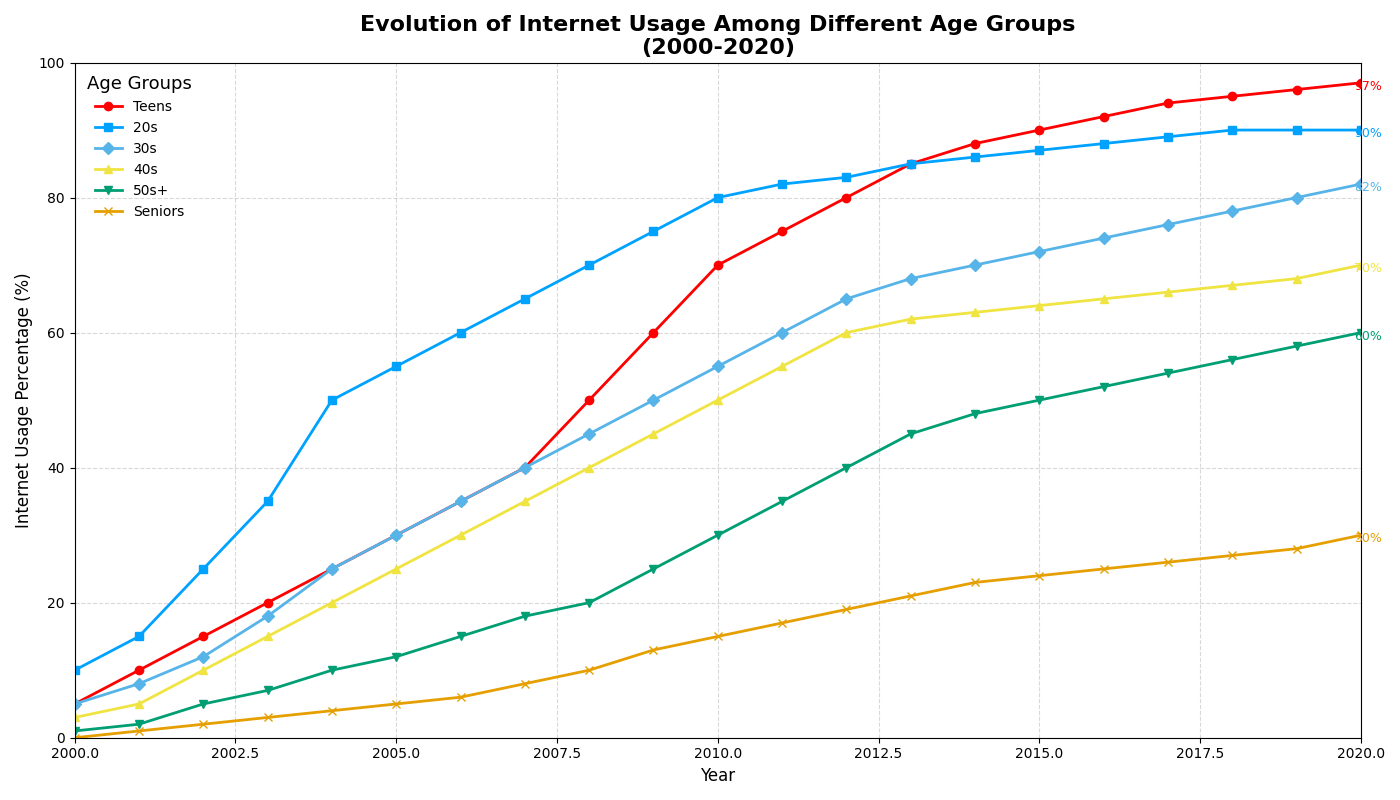

Here is the Python script that generated this plot:
import matplotlib.pyplot as plt
import numpy as np

# Backstory and Title:
# Our chart will visualize the internet usage growth among different age groups over a span of 20 years (2000-2020). This is to understand how different age demographics have embraced the internet over time.

# Define data
years = np.arange(2000, 2021)
age_groups = ["Teens", "20s", "30s", "40s", "50s+", "Seniors"]

# Internet usage percentages for each age group over time
teens = [5, 10, 15, 20, 25, 30, 35, 40, 50, 60, 70, 75, 80, 85, 88, 90, 92, 94, 95, 96, 97]
twenties = [10, 15, 25, 35, 50, 55, 60, 65, 70, 75, 80, 82, 83, 85, 86, 87, 88, 89, 90, 90, 90]
thirties = [5, 8, 12, 18, 25, 30, 35, 40, 45, 50, 55, 60, 65, 68, 70, 72, 74, 76, 78, 80, 82]
forties = [3, 5, 10, 15, 20, 25, 30, 35, 40, 45, 50, 55, 60, 62, 63, 64, 65, 66, 67, 68, 70]
fifties_plus = [1, 2, 5, 7, 10, 12, 15, 18, 20, 25, 30, 35, 40, 45, 48, 50, 52, 54, 56, 58, 60]
seniors = [0, 1, 2, 3, 4, 5, 6, 8, 10, 13, 15, 17, 19, 21, 23, 24, 25, 26, 27, 28, 30]

# Plotting
fig, ax = plt.subplots(figsize=(14, 8))

# Define colors and markers for the lines
colors = ['#FF0000', '#00A2FF', '#56B4E9', '#F0E442', '#009E73', '#E69F00']
markers = ['o', 's', 'D', '^', 'v', 'x']

# Plot the data
for data, name, color, marker in zip([teens, twenties, thirties, forties, fifties_plus, seniors], age_groups, colors, markers):
    ax.plot(years, data, label=name, color=color, marker=marker, linewidth=2, linestyle='-')
    # Annotate end points
    ax.annotate(f'{data[-1]}%', xy=(years[-1], data[-1]), xytext=(5, -5), textcoords='offset points', ha='center', fontsize=9, color=color)

# Title and axis labels
ax.set_title('Evolution of Internet Usage Among Different Age Groups\n(2000-2020)', fontsize=16, fontweight='bold')
ax.set_xlabel('Year', fontsize=12)
ax.set_ylabel('Internet Usage Percentage (%)', fontsize=12)

# Add legend
ax.legend(title='Age Groups', title_fontsize='13', loc='upper left', frameon=False)

# Add gridlines
ax.grid(True, linestyle='--', which='major', color='grey', alpha=0.3)

# Set limits for better visualization
ax.set_xlim(2000, 2020)
ax.set_ylim(0, 100)

# Automatically adjust layout
plt.tight_layout()

# Display the plot
plt.show()
